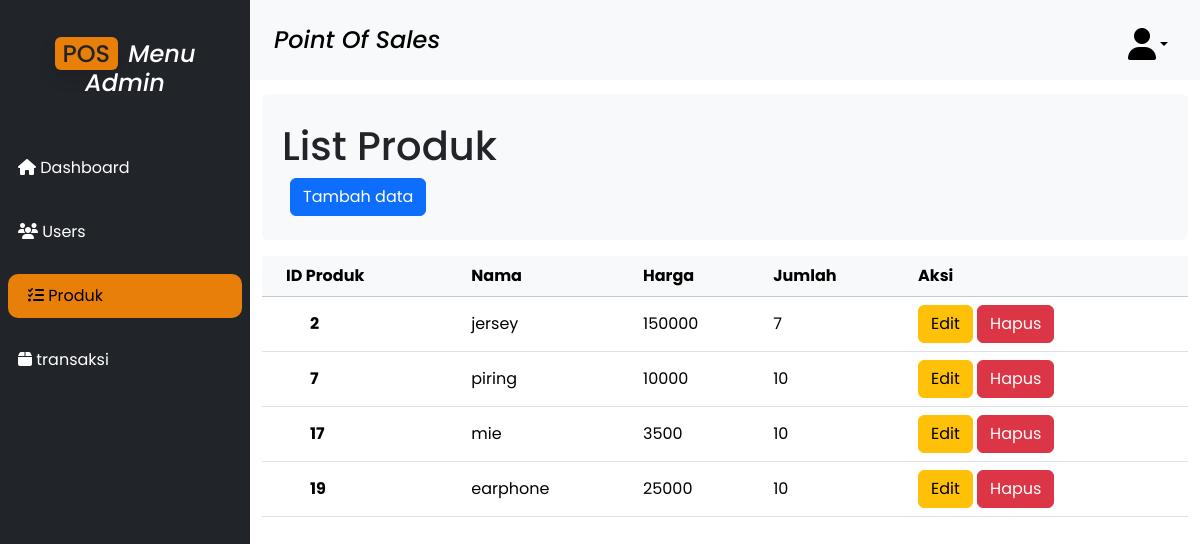
Screenshot of /produk.php (signed in) with the database file from the repository.
### tables this page shows
CREATE TABLE `produk` (
  `id_produk` int(11) NOT NULL,
  `nama_produk` varchar(100) NOT NULL,
  `harga` int(11) NOT NULL,
  `jumlah` int(11) NOT NULL
);

### produk.php (the view, shortened to what this page needs)
<?php
include 'config.php';
$view = $dbconnect->query("SELECT * FROM produk");
?>
<!DOCTYPE html>
<html lang="en">
<head>
    <link href="https://cdn.jsdelivr.net/npm/bootstrap@5.3.3/dist/css/bootstrap.min.css" rel="stylesheet">
    <link href="https://cdnjs.cloudflare.com/ajax/libs/font-awesome/6.4.0/css/all.min.css" rel="stylesheet">
    <link rel="stylesheet" href="style/admin-flex.css">
    <link rel="stylesheet" href="style/admin.css">
</head>
<body>
    <div class="main-container">
        <div class="sidebar bg-dark text-white" id="side_nav">
            <div class="header-box text-center">
                <h1 class="fs-4">
                    <span class="text-dark rounded shadow px-2 me-1" id="orange">POS</span>
                    <span class="text-white"><i>Menu Admin</i></span>
                </h1>
            </div>
            <ul class="list-unstyled px-2">
                <li><a class="text-decoration-none" href="index.php" id="dashboard-link"><i class="fa-solid fa-house"></i> Dashboard</a></li>
                <li><a class="text-decoration-none" href="user.php" id="user-link"><i class="fa-solid fa-users"></i> Users</a></li>
                <li><a class="text-decoration-none" href="produk.php" id="produk-link"><i class="fa-solid fa-list-check"></i> Produk</a></li>
                <li><a class="text-decoration-none" href="history.php" id="history-link"><i class="fa-solid fa-box"></i> transaksi</a></li>
            </ul>
        </div>
        <div class="content">
            <nav class="navbar navbar-expand-lg bg-light" id="top_nav">
                <div class="container-fluid pt-2 ps-4">
                    <a class="navbar-brand text-black" href="index.php"><h4><i>Point Of Sales</i></h4></a>
                    <div class="collapse navbar-collapse justify-content-end">
                        <ul class="navbar-nav ms-auto mb-2 mb-lg-0">
                            <li class="nav-item dropdown profile-dropdown p-1 me-2">
                                <a class="nav-link dropdown-toggle d-flex align-items-center p-2 text-black" href="#" id="profileDropdown" role="button" data-bs-toggle="dropdown" aria-expanded="false">
                                    <i class="fa-solid fa-user"></i>
                                </a>
                            </li>
                        </ul>
                    </div>
                </div>
            </nav>
            <div class="container mt-4">
                <div class="row">
                    <div class="col-12">
                        <div class="p-1 py-4 bg-light rounded">
                            <div class="container ms-1 mt-1">
                                <h1>List Produk</h1>
                                <a href="produk_add.php" class="btn btn-primary ms-2">Tambah data</a>
                            </div>
                        </div>
                    </div>
                </div>
            </div>
            <div class="container mt-3 table-responsive">
                <table class="table align-middle">
                    <thead class="table-light">
                        <tr>
                            <th class="ps-4">ID Produk</th>
                            <th>Nama</th>
                            <th>Harga</th>
                            <th>Jumlah</th>
                            <th>Aksi</th>
                        </tr>
                    </thead>
                    <tbody>
                        <?php while ($row = $view->fetch_array()) { ?>
                            <tr>
                                <th class="ps-5"><?= $row['id_produk'] ?></th>
                                <td><?= $row['nama_produk'] ?></td>
                                <td><?= $row['harga'] ?></td>
                                <td><?= $row['jumlah'] ?></td>
                                <td>
                                    <a class="btn btn-warning" href="produk_edit.php?id=<?= $row['id_produk']; ?>">Edit</a>
                                    <a class="btn btn-danger" href="produk_hapus.php?id=<?= $row['id_produk'] ?>">Hapus</a>
                                </td>
                            </tr>
                        <?php } ?>
                    </tbody>
                </table>
            </div>
        </div>
    </div>
</body>
</html>

### style/admin-flex.css (style rules this page uses)
.main-container { display: flex; height: 100vh; overflow: hidden; }
.content { margin-left: 250px; padding-top: 70px; width: calc(100% - 250px); overflow-y: auto; height: 100%; }

### style/admin.css (style rules this page uses)
body { background: white; font-family: 'Poppins', 'sans-serif'; }
#top_nav { position: fixed; top: 0px; left: 250px; right: 0; z-index: 1030; }
.sidebar { position: fixed; top: 0; bottom: 0; width: 250px; background-color: #343a40; color: white; overflow-y: auto; padding-top: 20px; }
.sidebar ul { padding: 0; list-style-type: none; }
.sidebar ul li { padding-top : 20px; }
.sidebar ul a { display: block; color: white; text-decoration: none; padding-block: 10px; padding-left: 10px; transition: background-color 0.3s, padding-left 0.3s; }
.sidebar ul a.active, .sidebar ul a:hover { background-color: rgb(232, 127, 9); padding-left: 20px; border-radius: 10px; color: black; }
.sidebar .header-box { padding: 20px; }
#orange { background-color: rgb(232, 127, 9); }
.table-responsive { margin-top: 20px; }
.profile-dropdown .fa-user { font-size: 2rem; }

### rows the page displays
produk: id_produk "2", nama_produk "jersey", harga "150000", jumlah "7"
produk: id_produk "7", nama_produk "piring", harga "10000", jumlah "10"
produk: id_produk "17", nama_produk "mie", harga "3500", jumlah "10"
produk: id_produk "19", nama_produk "earphone", harga "25000", jumlah "10"
